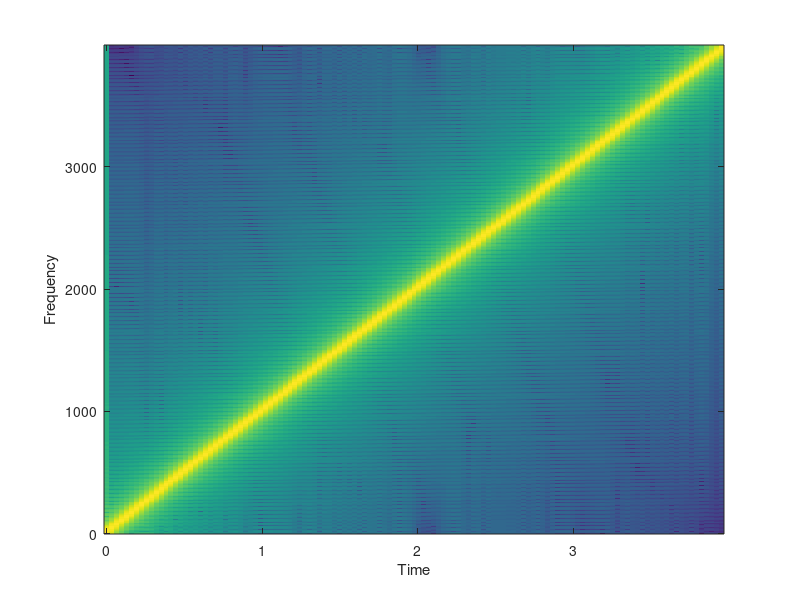

Source code (MATLAB): (Note: this script raises an error after producing the figure.)
%% Chapter 3 - How is sound processed in an MP3 player?
% This is a companion file to the book "Applied Signal Processing", 
% by T.Dutoit and F. Marques, Springer 2008.
% 
% It is supposed to be run cell-by-cell, using the cell mode of 
% MATLAB 6 and later versions. Search for "what are cells" in the 
% product help of MATLAB to know how to use them.
% 
% This file uses the SIGNAL_PROCESSING toolbox of MATLAB.
 
%%
% In this script, we will see how the limitations of the human auditory
% process have been taken into account for the design of perceptual audio
% coders, with special emphasis on the principles underlying the MPEG-1
% Layer-I audio coding norm. We start by examining a two-channel filter bank
% using conventional filters (Section 1) and QMF filters (Section 2). We
% then extend our study to a 32-channel PQMF filter bank (Section 3) and
% show how it can be efficiently implemented using block-based lapped
% transforms (Section 4). We conclude by providing our filter bank with
% a perceptual quantizer for sub-band signals (Section 5).
%
% Copyright N. Moreau, T. Dutoit (2007)

clear all;
set(0,'defaultFigureColor','w');

%% 1. Two-channel filter bank
% The MPEG 1 Layer I coder is based on quantifying the sub-band signals of
% an analysis-synthesis filter bank (as we will see later, this can also be
% interpreted in terms of block-transform-based processing).  
% The analysis filter-bank at the encoder splits the signal into (ideally,
% non-overlapping) frequency bands. The resulting narrow-band signals are
% then decimated, and quantized. The decoder upsamples each sub-band signal
% and performs band-pass-filtering so as to eliminate the aliasing images
% due to upsampling.    
% 
% Before examining a complete M-channel filter bank, we first discuss 
% the 2-channel case, and the effect of a decimation and interpolation in
% each branch. 
%
% Let us first generate a 4-seconds chirp signal (from 0 to 4 kHz) with a
% sampling rate of 8 kHz, which we will use as a reference throughout
% this Section.  

Fs=8000;
input_signal=chirp((0:4*Fs)/Fs,0,4,4000);

clf;
soundsc(input_signal,Fs);

%%
specgram(input_signal,1024,Fs,256);

%%
% Applying direct downsampling-upsampling by 2 results in replacing every
% other sample by zero. The result is that an artifact signal is added,
% whose spectrum is the quadrature mirror image of that of the chirp. Two
% sinusoids can be heard at any time. (Notice we multiply the signal by 2
% when upsampling, so that the power of the signal remains unchanged.)

downsampled=input_signal(1:2:end);
upsampled(1:2:2*length(downsampled))=2*downsampled;

clf;
specgram(upsampled,1024,Fs, 256);
soundsc(upsampled,Fs);

%%
% Adding a quarter-band filter after upsampling eliminates the image
% distortion, making sure that only one 
% sinusoid appears at any time. During the first half of the chirp, that
% sinusoid is the chirp itself; during the second half, the sinusoid is an
% alias, due to the quadrature mirror image of the chirp. 
% We design the synthesis filter as symmetric FIR, so as to avoid phase 
% distortion, and we set its order to 1000, so as to obtain high stop-band
% rejection (close to 80 dB). Notice the first 1000 samples are a transient.

G0=fir1(1000,1/2);
freqz(G0,1);

%%
G0_output=filter(G0,1,upsampled);

clf;
% NB: The first 1000 samples are a filter transient reponse
specgram(G0_output(1001:end),1024,Fs);
soundsc(G0_output(1001:end),Fs);

%% 
% Adding another quarter-band filter before downsampling removes the
% aliasing distortion, i.e. the alias in the second half of the chirp. This synthesis 
% filter can a priori be identical to the analysis filter.

H0=G0;
H0_output=filter(H0,1,input_signal);
downsampled=H0_output(1:2:end);
upsampled(1:2:2*length(downsampled))=2*downsampled;
G0_output=filter(G0,1,upsampled);

clf;
% NB: The first 2000 samples are a filter transient reponse
specgram(G0_output(2001:end),1024,Fs, 256);
soundsc(G0_output(2001:end),Fs);

%% 
% Using HF quarter-band filters instead of LF ones selects the second half
% of the chirp.

G1=fir1(1000,1/2,'high');
H1=G1;
H1_output=filter(H1,1,input_signal);
downsampled=H1_output(1:2:end);
upsampled(1:2:2*length(downsampled))=2*downsampled;
G1_output=filter(G1,1,upsampled);

clf;
specgram(G1_output(2001:end),1024,Fs,256);
soundsc(G1_output(2001:end),Fs);

%%
% We now examine the output of the 2-channel sub-band filter bank, by
% adding  the two signals obtained above.

synt_signal=G0_output+G1_output;

clf;
specgram(synt_signal(2001:end),1024,Fs,256);
soundsc(synt_signal(2001:end),Fs);

%%
% Perfect reconstruction is not achieved, as shown in the previous
% spectrogram. Closer examination of the error waveform shows that most of
% the error lies in the center of the signal (this is not shown in the
% spectrogram), i.e., for frequencies for which the H0 and H1 filters
% overlap: more important aliasing cannot be avoided in each band for these
% frequencies. 

% Shift synt_signal to account for the filters delay. A symmetric FIR
% filter of order N (length N+1) brings a delay of N/2 samples.
error=synt_signal(1001:end)-input_signal(1:end-1000);
plot(error);
soundsc(error,Fs)

%% 2. Two channel QMF filter bank
% Perfect reconstruction is possible even with non ideal filters (i.e. even
% with some aliasing in each band) provided the overall aliasing is canceled
% when adding the low-pass and high-pass sub-band signals.
% This, as we shall see, is mainly the responsibility of the analysis and
% synthesis filters. 
%
% (Johnston's type) QMF filters provide a solution for nearly perfect
% reconstruction. In this example, we use Johnston's "B-12" QMF. 

H0_QMF=[-0.006443977 0.02745539 -0.00758164 ...
    -0.0913825  0.09808522 0.4807962];
H0_QMF=[H0_QMF fliplr(H0_QMF)];
[H0,W]=freqz(H0_QMF,1);

H1_QMF=H0_QMF.*[1 -1 1 -1 1 -1 1 -1 1 -1 1 -1];
[H1,W]=freqz(H1_QMF,1);

plot(W/pi,20*log10(abs(H0)),'-',W/pi,20*log10(abs(H1)),'--');
legend('H0(f)', 'H1(f)');
xlabel('Normalized frequency (*pi rad/sample)'); ylabel('Magnitude (dB)');

%%
% These filters are not very frequency selective (because their order is
% low), and will therefore allow important aliasing in each band.

Fs=8000;
input_signal=chirp((0:4*Fs)/Fs,0,4,4000);

% LF band
H0_output=filter(H0_QMF,1,input_signal);
subband_0=H0_output(1:2:end);
upsampled(1:2:2*length(subband_0))=2*subband_0;
G0_QMF=H0_QMF;
G0_output=filter(G0_QMF,1,upsampled);

clf;
specgram(G0_output,1024,Fs,256);
%soundsc(G0_output,Fs);

%%
% HF band

H1_output=filter(H1_QMF,1,input_signal);
subband_1=H1_output(1:2:end);
upsampled(1:2:2*length(subband_0))=2*subband_1;
G1_QMF=-H1_QMF;
G1_output=filter(G1_QMF,1,upsampled);

clf;
specgram(G1_output,1024,Fs,256);
%soundsc(G1_output,Fs);

%% 
% Perfect reconstruction is now achieved, because the QMF analysis and
% synthesis filters are such that the aliasing in each band sum up to zero
% (more precisely, close to 0). 

synt_signal=G0_output+G1_output;

clf;
specgram(synt_signal,1024,Fs,256);
%soundsc(synt_signal,Fs);

%% 3. 32-Channel Pseudo-QMF filter bank
% We now build a 32-channel PQMF filter bank, as implemented in the MPEG-1
% Layer-I norm, and check its perfect reconstruction capability.
%
% *MATLAB function involved:*
% 
% * |hn = PQMF32_prototype| returns in |hn| the impulse response of the prototype
% low-pass symmetric filter of length 512 for building a 32-channel PQMF
% filter bank. This filter is used in the MPEG-1 Layer-I coder. Its
% normalized bandpass is 1/64 Hz and it satisfies the PR condition.  

% Load the prototype lowpass filter
hn=PQMF32_prototype;

%%
% Build 32 cosine modulated filters centered on normalized frequencies
% Fi=(2*i+1)/64 *1/2
PQMF32_Gfilters = zeros(32, 512);
for i = 0:31
    t2 = ((2*i+1)*pi/(2*32))*((0:511)+16);
    PQMF32_Gfilters(i+1,:) = hn.*cos(t2);
end
PQMF32_Hfilters=fliplr(PQMF32_Gfilters);

for i = 1:32
    [H,W]=freqz(PQMF32_Hfilters(i,:),1,512,44100);
    plot(W,20*log10(abs(H))); hold on
end
xlabel('Frequency (Hz)'); ylabel('Magnitude (dB)');
set(gca,'xlim',[0 22050]);
hold off;

%%
% Clearly, PQMF filters are not ideal band-pass filters with normalized
% bandwidth=1/64. But they almost satisfy the "pseudo" feature, which
% assumes that the filter response in a given band only overlaps with its 2
% neighboring bands. The total normalized bandwidth of each filter is 
% indeed about  1/32. Notice the filter gain is 15 dB, i.e. 20*log10(32)/2.
% As a result, passing twice through the filter produces a gain of 32,
% which compensates for the decimation by 32. In the next lines, it is thus
% not necessary to multiply upsampled sub-band signals by 32.
%
% Let us now check the output of the PQMF filter bank when fed with 2
% seconds of violin monophonic signal sampled at 44.100 Hz.

[input_signal,Fs]=audioread('violin.wav');
clf;
specgram(input_signal,1024,Fs,256);
soundsc(input_signal,Fs);

%%
output_signal=zeros(size(input_signal));

for i=1:32

    Hi_output=filter(PQMF32_Hfilters(i,:),1,input_signal);
    subband_i=Hi_output(1:32:end);
    upsampled_i(1:32:32*length(subband_i))=subband_i;
    % synthesis filters are the symmetric of the analysis filters, which
    % ensures linear phase in each sub-band
    Gi_output=filter(PQMF32_Gfilters(i,:),1,upsampled_i');
    output_signal=output_signal+Gi_output;
    
    % Screen output
    fprintf('processing sub-band %3d\n', i)

    if i==3 
        G3_output=Gi_output;
    end;

end;

%%
% As revealed by listening sub-band 3, isolated sub-band signals
% are very much aliased, because each  PQMF filter is not ideal. 

clf;
specgram(G3_output,1024,Fs,256);
soundsc(G3_output,Fs);

%%
% The PQMF filter bank makes sure aliasing in adjacent bands cancels itself
% when sub-bands are added. 

specgram(output_signal,1024,Fs,256);
soundsc(output_signal,Fs);

%%
% The power of the reconstruction error is about 85 dB below that of the
% signal. Notice the ouput is delayed by 511 samples (since H and G filters
% have a delay of 511/2 samples).
%
% *MATLAB function involved:*
% 
% * |snr = snr(signal,signal_plus_noise, max_shift,showplot)| returns the
% signal-to-noise ratio computed from the input signals. |Max_shift| gives
% the maximum time-shift (in samples) between |signal| and
% |signal_plus_noise|. The actual time-shift (obtained from the maximum of
% the cross-correlation between both signals) is taken into account to
% estimate the noise. If |showplot| is specified, then the signal,
% signal_plus_noise, and error are plotted, and the SNR is printed on the
% plot.

error=output_signal(512:end)-input_signal(1:end-511);

[signal_psd,w]=periodogram(input_signal(11001:12024),hamming(1024));
[error_psd,w]=periodogram(error(11001:12024),hamming(1024));
plot(w/pi*22050,10*log10(signal_psd)); hold on;
plot(w/pi*22050,10*log10(error_psd),'r','linewidth',2); hold off;
set(gca,'xlim',[0 22050]);
legend('Signal PSD', 'Error PSD');
xlabel('Frequency (Hz)'); ylabel('Magnitude (dB)');

snr_PQMF=snr(input_signal(1:end-511),output_signal(512:end),0)

%% 4. Filter banks and Lapped Transforms
% If the length of the filters used in M-channel sub-band filters were
% exactly M samples, one could easily see the operations performed
% simultaneously by the M analysis filters as a linear transform of
% successive non-overlapping M sample frames of the input signal.
%
% A 4-sample DFT, for instance, can implement a 4-channel filter bank
% whose subband filters are the time-reversed of the lines of the 4x4 DFT
% matrix. Applying it to a chirp is straightforward.

Fs=8000;
input_signal=chirp((1:4*Fs)/Fs,0,4,4000);

for i=1:length(input_signal)/4

    % creating a column vector with 4 samples
    input_frame=input_signal(4*(i-1)+1:4*(i-1)+4)';
    
    % producing one sample in each downsampled sub-band, i.e. band-pass
    % filtering and downsampling all sub-bands in one operation.
    subbands_sample=fft(input_frame);
    
    % producing four samples of the filter bank output, i.e. upsampling, 
    % band-pass filtering all sub-bands, and summing them in one operation. 
    output_frame=ifft(subbands_sample);
    
    % storing the output column vector in the output signal
    output_signal(4*(i-1)+1:4*(i-1)+4)=output_frame';

end;

%soundsc(output_signal,Fs);

%%
% Since the underlying filters have complex coefficients, however, each
% sub-band signal is complex. What is more, this type of filter bank is not
% very frequency selective, as shown below. The frequency overlap between
% adjacent bands is about half the main lobe band-pass (as in the previous
% section on PQMF), but the side lobes are very high. This does not make it
% a good candidate for sub-band coding. 

tmp=[1 ; exp(-j*pi/2) ; exp(-j*pi) ; exp(-j*3*pi/2)];
DFT_matrix_4x4=vander(tmp); 

for i=1:4
    [H,W]=freqz(fliplr(DFT_matrix_4x4(i,:)),1,'whole');
    plot(W/pi,max(20*log10(abs(H)),-50)); hold on
end
xlabel('Normalized frequency (*pi rad/sample)'); ylabel('Magnitude (dB)');
hold off;

%%
% In general, the length of the impulse responses of the analysis and
% synthesis filters used in sub-band coders is higher than the number M of
% channels.  The filtering operations, however, can still be
% implemented as the multiplication of L-sample frames with LxM or
% MxL matrices. 
%
% For example, the 32-channel PQMF filter-bank introduced in the previous
% Section, in which the length L of the impulse response of each filter is
% 512 samples, can be efficiently implemented as follows (which is very much
% similar to the implementation of our previous DFT-based filter bank,
% with the addition of overlap).

% Build the PQMF H and G filters
hn=PQMF32_prototype;
PQMF32_Gfilters = zeros(32, 512);
for i = 0:31
    t2 = ((2*i+1)*pi/(2*32))*((0:511)+16);
    PQMF32_Gfilters(i+1,:) = hn.*cos(t2);
end

[input_signal,Fs]=audioread('violin.wav');

% Block-based sub-band filtering
input_frame=zeros(512,1);
output_signal=zeros(size(input_signal));

for i=1:(length(input_signal)-512+32)/32
    
    % Overlap input_frames (column vectors)
    input_frame=input_signal((i-1)*32+1:(i-1)*32+512);

    % Analysis filters and downsampling
    % Since PQMF H filters are the time-reversed G filters, we use the G
    % filters matrix to simulate analysis filtering
    subbands_frame_i = PQMF32_Gfilters*input_frame;
    
    % Synthesis filters
    output_frame = PQMF32_Gfilters'*subbands_frame_i;

    % Overlap output_frames (with delay of 511 samples)
    output_signal((i-1)*32+1:(i-1)*32+512)= ...
        output_signal((i-1)*32+1:(i-1)*32+512)+output_frame;
    
end

%%
% Obviously we get the same results as before, and the overall SNR is
% unchanged.

error=output_signal-input_signal;

[signal_psd,w]=periodogram(input_signal(11001:12024),hamming(1024));
[error_psd,w]=periodogram(error(11001:12024),hamming(1024));
plot(w/pi*22050,10*log10(signal_psd)); hold on;
plot(w/pi*22050,10*log10(error_psd),'r','linewidth',2); hold off;
set(gca,'xlim',[0 22050]);
legend('Signal PSD', 'Error PSD');
xlabel('Frequency (Hz)'); ylabel('Magnitude (dB)');

snr_lapped=snr(input_signal(512:end-512),...
                     output_signal(512:end-512),0)

%% 5. Perceptual audio coding
% The sub-band filtering process developed in the previous Sections
% transforms the original stream of samples at sampling frequency Fs into
% 32 parallel sub-bands sampled at Fs/32. It does not by itself produce
% compression.
%
% Quantizing sub-band samples uniformly does not allow much transparency at
% low bit rates, as shown in the 4-bits per sub-band sample trial below
% (compression factor = 4). We use a mid-thread quantizer here, so as to
% encode low level signals to 0.

% Build the PQMF H and G filters
hn=PQMF32_prototype;
PQMF32_Gfilters = zeros(32, 512);
for i = 0:31
    t2 = ((2*i+1)*pi/(2*32))*((0:511)+16);
    PQMF32_Gfilters(i+1,:) = hn.*cos(t2);
end

[input_signal,Fs]=audioread('violin.wav');

% Block-based sub-band analysis filtering
input_frame=zeros(512,1);
output_signal=zeros(size(input_signal));

n_frames=(length(input_signal)-512+32)/32;
for i=1:n_frames
     
     % Overlap input_frames (column vectors)
     input_frame=input_signal((i-1)*32+1:(i-1)*32+512);
 
     % Analysis filters and downsampling
     % NB: we put sub-band signals in columns
     subbands(i,:) = (PQMF32_Gfilters*input_frame)';
 
     % Uniform quantization on 4 bits, using a mid-thread quantizer in
     % [-1,+1] 
     n_bits = 4;
     alpha = 2^(n_bits-1);
     quantized_subbands(i,:) = (floor(alpha*subbands(i,:)+0.5))/alpha; % mid-thread

     % the |uencode| and |udecode| functions provided by MATLAB do not
     % properly implement a mid-thread quantizer. Using them here (by
     % uncommenting the next two lines results in tonal quantization noise.
     % See Appendix 1 at the end of this script. 
     % codes = uencode(subbands(i,:),4,1);
     % quantized_subbands(i,:) = udecode(codes,4);
 
     % Synthesis filters
     output_frame = PQMF32_Gfilters'*quantized_subbands(i,:)';
 
     % Overlap output_frames (with delay of 511 samples)
     output_signal((i-1)*32+1:(i-1)*32+512)= ...
         output_signal((i-1)*32+1:(i-1)*32+512)+output_frame;
     
end

specgram(output_signal,1024,Fs,256);
soundsc(output_signal,Fs);

%%
% The resulting output signal is degraded. It exhibits a strong high
% frequency tonal noise. This is typical of sub-band coding, in which
% quantization errors are produced at Fs/32, i.e. 1378 Hz.
% The SNR falls down to 10.3 dB.

% NB: no delay compensation required, as the first sub-band samples
% produced by the lapped transform correspond to the 512th original
% samples.

error=output_signal-input_signal;

[signal_psd,w]=periodogram(input_signal(11001:12024),...
    hamming(1024));
[error_psd,w]=periodogram(error(11001:12024),...
    hamming(1024));
plot(w/pi*22050,10*log10(signal_psd)); hold on;
plot(w/pi*22050,10*log10(error_psd),'r','linewidth',2); hold off;
set(gca,'xlim',[0 22050]);
legend('Signal PSD', 'Error PSD');
xlabel('Frequency (Hz)'); 
ylabel('Magnitude (dB)');

snr_4bits=snr(input_signal(512:end-512),output_signal(512:end-512),0)

%%
% One can see that the fixed [-1,+1] quantizer range does not adequately
% account for the  variation of sub-band signal level across sub-bands, 
% as well as in time.  

plot(quantized_subbands(100:200,2)); hold on; 
plot(subbands(100:200,2),'--r'); hold off;
legend('Sub-band #2, quantized', 'Sub-band#2, original');
xlabel('Time (samples at Fs/32)'); ylabel('Amplitude');

%%
% An obvious means of enhancing its quality is therefore to apply a
% scale factor to each sub-band quantizer. As in the MPEG-1 Layer-I coder,
% we compute a new scale factor every 12 sub-band sample (i.e. every 
% 32x12 = 384 sample at the original sample rate).
% Quantization errors are much reduced (here in sub-band #2).

% Adaptive quantization per blocks of 12 frames
n_frames=fix(n_frames/12)*12;
for k=1:12:n_frames
    
    % Computing scale factors in each 12 samples sub-band chunk
    [scale_factors,tmp]=max(abs(subbands(k:k+11,:)));
    
    % Adaptive uniform quantization on 4 bits, using a mid-thread quantizer in
    % [-Max,+Max] 
    for j=1:32 % for each sub-band
 
        n_bits = 4;
        alpha = 2^(n_bits-1)/scale_factors(j);
        quantized_subbands(k:k+11,j) = ...
            (floor(alpha*subbands(k:k+11,j)+0.5))/alpha; % mid-thread

    end;

end;

plot(quantized_subbands(100:200,2)); hold on; 
plot(subbands(100:200,2),'--r'); hold off;
legend('Sub-band #2, quantized', 'Sub-band#2, original');
xlabel('Time (samples at Fs/32)'); ylabel('Amplitude');

%%
% The resulting signal is of much higher quality.

% Signal synthesis
output_signal=zeros(size(input_signal));
for i=1:n_frames

    % Synthesis filters
    output_frame = PQMF32_Gfilters'*quantized_subbands(i,:)';

    % Overlap output_frames (with delay of 511 samples)
    output_signal((i-1)*32+1:(i-1)*32+512)= ...
        output_signal((i-1)*32+1:(i-1)*32+512)+output_frame;
    
end

specgram(output_signal,1024,Fs,256);
soundsc(output_signal,Fs);

%%
% The overall SNR has increased to 25 dB.

error=output_signal-input_signal;

[signal_psd,w]=periodogram(input_signal(11001:12024),...
     hamming(1024));
[error_psd,w]=periodogram(error(11001:12024),...
     hamming(1024));
plot(w/pi*22050,10*log10(signal_psd)); hold on;
plot(w/pi*22050,10*log10(error_psd),'r','linewidth',2); hold off;
set(gca,'xlim',[0 22050]);
legend('Signal PSD', 'Error PSD');
xlabel('Frequency (Hz)'); 
ylabel('Magnitude (dB)');

snr_4bits_scaled=snr(input_signal(512:end-512),...
    output_signal(512:end-512),0)

%%
% The ultimate refinement, which is by far the most effective and results
% from years of audio research, consists in accepting more quantization
% noise (by allocating less bits, and thereby accepting a higher SNR) in
% frequency bands where it will not be heard, and using these extra bits
% for more perceptually prominent bands. The required perceptual
% information is provided by a psycho-acoustical model.
%
% For any 512-sample frame taken from the input signal, the MPEG-1 Layer-I
% psycho-acoustical model computes a global masking threshold, obtained by
% first detecting prominent tonal and noise maskers, separately, and
% combining their individual thresholds. The maximum of this global
% threshold and the absolute auditory threshold is then taken as the final
% threshold. 
%
% *MATLAB function involved:*
% 
% * |function [SMR, min_threshold_subband, masking_threshold] = ...
%    MPEG1_psycho_acoustic_model1(frame)|
% Computes the masking threshold (in dB) corresponding to psycho-acoustic
% model #1 used in MPEG-1 Audio (cf  ISO/CEI  norm 11172-3:1993 (F), pp.
% 122-128). 
% Input |frame| length should be 512 samples. 
% |min_threshold_subband| returns the minimun of |masking threshold| in each
% of the 32 sub-bands. 
% |SMR| returns 27 signal-to-mask ratios (in dB);
% |SMR|(28-32) are not used. 

frame=input_signal(11001:11512);
[SMR, min_threshold,frame_psd_dBSPL]= ...
    MPEG1_psycho_acoustic_model1(frame);
% NB: the power levels returned by this function assume that a full-scale 
% signal (in [-1,+1]) corresponds to 96 DB SPL

f = (0:255)/512*44100;
auditory_threshold_dB = 3.64*((f/1000).^-0.8) - ...
    6.5*exp(-0.6.*((f/1000)-3.3).^2) + 0.001*((f/1000).^4);
plot(f, frame_psd_dBSPL, f, min_threshold,'.r', ...
    f, auditory_threshold_dB, '-.k');
hold off;
axis([0 22050 -20 100]);
legend('Signal PSD', 'Min. threshold per sub-band','Absolute threshold');
xlabel('Frequency (Hz)'); ylabel('Magnitude (dB)');

%%
% Signal-to-Mask Ratios (SMR) are computed for each band, in a very
% conservative way (as the ratio of the maximum of the signal PSD to the
% minimum of the masking threshold in each band).  
% Bit allocation is performed by an iterative algorithm which gives
% priority to sub-bands with higher SMR. 
% The resulting SNR in each sub-band should be greater or equal to
% the SMR, so as to push the noise level below the masking threshold.
%
% *MATLAB function involved:*
% 
% * |function [N_bits,SNR] = MPEG1_bit_allocation(SMR, bit_rate)|
% Implements a simplified bit allocation greedy algorithm.
% |SMR| is the signal-to-mask ratios in each sub-band,
% as defined by the MPEG1 psycho-acoustic model. 
% |bit_rate| is in kbits/s.
% |N_bits| is the number is bits in each sub_band.
% |SNR| is the maximum SNR in each sub-band after quantization, i.e. the
% SNR assuming each sub-band contains a full-range sinusoid.
% NB: N_bits and SNR are set to zero for sub-bands 28 to 32.

% Allocating bits for a target bit rate of 192 kbits/s (compression
% ratio = 4)
[N_bits, SNR] = MPEG1_bit_allocation(SMR, 192000);

stairs((0:32)/32*22050,[SMR SMR(32)]);
hold on;
stairs((0:32)/32*22050,[SNR SNR(32)],'--');
axis([0 22050 -20 100]);
legend('SMR', 'SNR');
xlabel('Frequency (Hz)'); ylabel('Magnitude (dB)');

%%
% Let us test this on the complete signal, adding perceptual bit allocation
% to adaptive uniform quantization. 
% Notice we simplify the quantization
% scheme here, compared to MPEG-1, by considering quantization with any
% number of bits in [0,16].  

% Adaptive quantization per blocks of 12 frames
n_frames=fix(n_frames/12)*12;
for k=1:12:n_frames
    
    % Computing scale factors in each 12 samples sub-band chunk
    [scale_factors,tmp]=max(abs(subbands(k:k+11,:)));
    
    % Computing SMRs
    frame=input_signal(176+(k-1)*32:176+(k-1)*32+511);
    % NB: the input frame for the psycho-acoustic model is delayed by 176
    % samples, as it should be centered in the middle of the local block of
    % 12 sub-band samples, and the first sub-band sample corresponds to
    % original sample 256 (actually, to sample 512, but the analysis filter
    % introduces a delay of 256 samples). So the center of the first frame should
    % be on original sample 256+11*32/2=432, and the beginning of this frame
    % falls on sample 11*32/2=176.
    SMR = MPEG1_psycho_acoustic_model1(frame);

   % Allocating bits for a target bit rate of 192 kbits/s (compression
   % ratio = 4)
    N_bits = MPEG1_bit_allocation(SMR, 192000);

    % Adaptive perceptual uniform quantization, using a mid-thread 
    % quantizer in [-Max,+Max] 
    for j=1:32 % for each sub-band

        if N_bits(j)~=0
            alpha = 2^(N_bits(j)-1)/scale_factors(j);
            quantized_subbands(k:k+11,j) = ...
                (floor(alpha*subbands(k:k+11,j)+0.5))/alpha; % mid-thread

%             codes= uencode(subbands(k:k+11,j),N_bits(j),...
%                 scale_factors(j),'signed');
%             quantized_subbands(k:k+11,j) = ... 
%                 udecode(codes,N_bits(j),scale_factors(j));
        else
            quantized_subbands(k:k+11,j) = 0;
        end;

    end;

    % Screen output
    fprintf('processing frame %3d/%3d\n', k,n_frames)

end;

% Signal synthesis
output_signal=zeros(size(input_signal));
for i=1:n_frames
    % Synthesis filters
    output_frame = PQMF32_Gfilters'*quantized_subbands(i,:)';
    % Overlap output_frames (with delay of 511 samples)
    output_signal((i-1)*32+1:(i-1)*32+512)= ...
        output_signal((i-1)*32+1:(i-1)*32+512)+output_frame;
end

clf;
specgram(output_signal,1024,Fs,256);
soundsc(output_signal,Fs);

%%
% Quantization noise is now very small in some prominent sub-bands, like
% sub-band #2. 

clf;
plot(subbands(100:200,2),'--r'); hold on;
plot(quantized_subbands(100:200,2)); hold off; 
legend('Sub-band #2, original','Sub-band#20, quantized');
xlabel('Time (samples at Fs/32)'); ylabel('Amplitude');

%%
% It is also more important in other sub-bands, like sub-band #20. 

plot(subbands(100:200,20),'--r'); hold on;
plot(quantized_subbands(100:200,20)); hold off; 
legend('Sub-band #20, original','Sub-band#20, quantized');
xlabel('Time (samples at Fs/32)'); ylabel('Amplitude');

%%
% The overall SNR has increased to 36.2 dB.
% The perceptual SNR is actually much higher, since most of the noise
% cannot be heard. 

error=output_signal(1:end)-input_signal(1:end);

[signal_psd,w]=periodogram(input_signal(11001:12024),...
    hamming(1024));
[error_psd,w]=periodogram(error(11001:12024),...
    hamming(1024));
plot(w/pi*22050,10*log10(signal_psd)); hold on;
plot(w/pi*22050,10*log10(error_psd),'r','linewidth',2); hold off;
legend('Signal PSD', 'Error PSD');
xlabel('Frequency (Hz)'); ylabel('Magnitude (dB)');

snr_scaled_perceptual=snr(input_signal(512:end-512),...
    output_signal(512:end-512),0)

%%
% The price to pay is that the scale factors and the number of bits per
% sub-band must now be stored, every 12 frames (i.e. every 12*32 sub-band
% samples). 
% In the MPEG-1 norm, scale factors expressed in dB and quantized
% on 6 bits each. This comes from the fact that the ear perceives loudness
% as the log of the energy, and has about 96 dB of hearing dynamics with a
% sensitivity threshold of about 1 dB. With 6 bits, the quantization step
% is 96/64 dB and the error lies in [-96/62/2, +96/64/2], which is below
% the 1 dB threshold.
% Assuming 4 bits are required for this information in each of the
% 27 first sub-bands (sub-bands 28 to 32 are ignored my MPEG1), this leads
% to 27*10=270 bits every 12 frames. 
% (In practice, MPEG-1 does not allow all integer values in [1,16] for the
% number of bits in each band, which makes it possible to quantize it to
% less then 4 bits. The total number of bits used for bit allocation is
% then reduced to 88.) 
% It is easy to obtain the number of bits used for the last block of 12
% frames in our audio test, and the related bit-rate.

bits_per_block=sum(N_bits)*12+270
bit_rate=bits_per_block*44100/384

%% Appendix 1: Uniform quantizers
% In Section 5 we have used a mid-thread quantizer. It was tempting to use
% the |uencode| and |udecode| fucntions provided by MATLAB, but a quick
% examination of the quantization charactertic of these functions shows
% they do not implement a real mid-thread quantizer.

x = -1:0.01:1;
n_bits=3;
codes = uencode(x,n_bits,1);
y1 = udecode(codes,n_bits,1);
alpha = 2^(n_bits-1);
y2 = (floor(alpha*x)+0.5)/alpha; % mid-rise
y3 = (floor(alpha*x+0.5))/alpha; % mid-thread

plot(x,y1); hold on
plot(x,y2,'r')
plot(x,y3,'g')
plot([0 0], [-1 1])
plot([-1 1], [0 0])
axis([-1 1 -1 1])
legend('uen(de)code', 'mid-rise','mid-thread');
